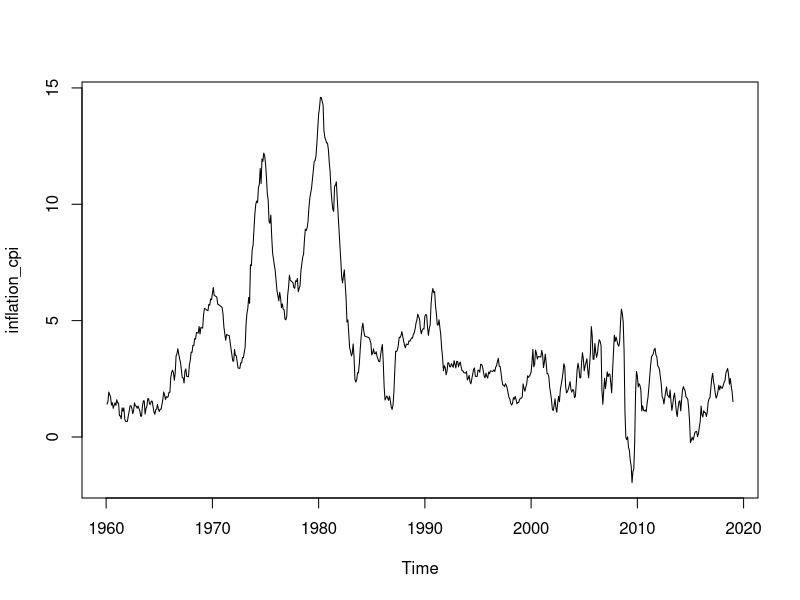
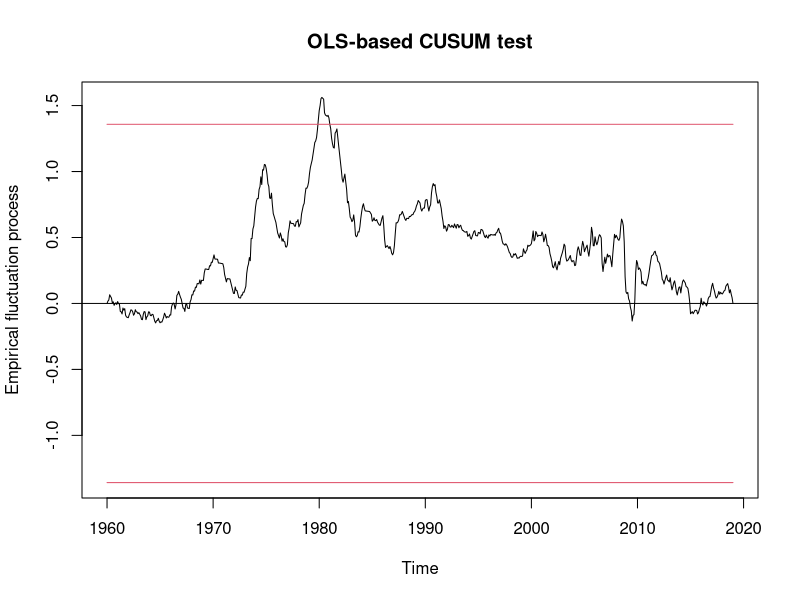
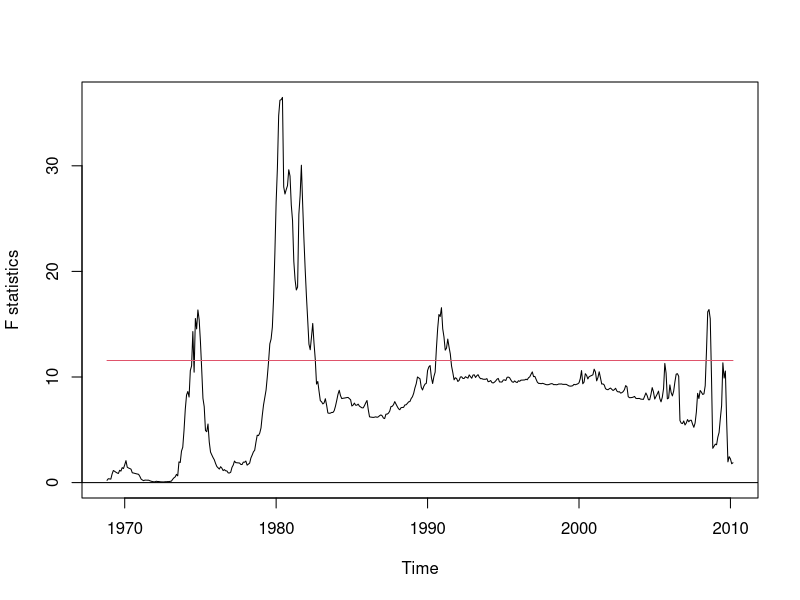
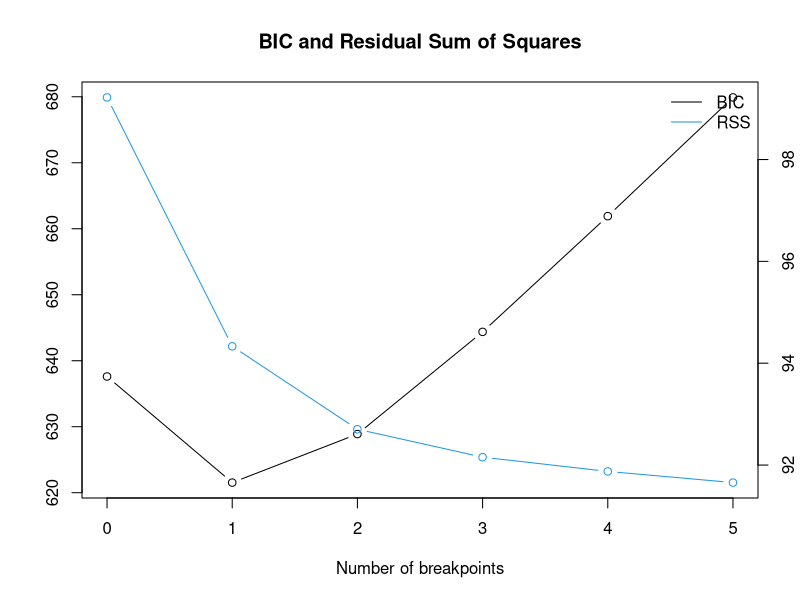
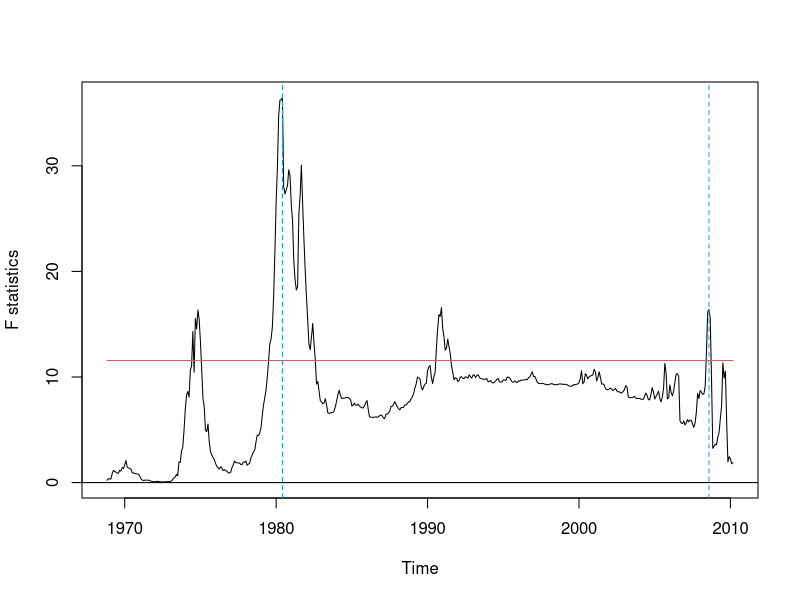
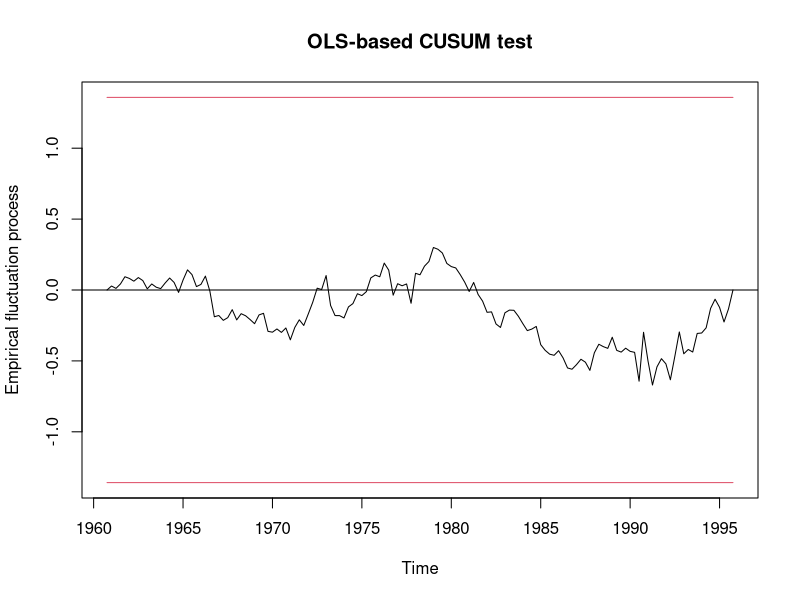
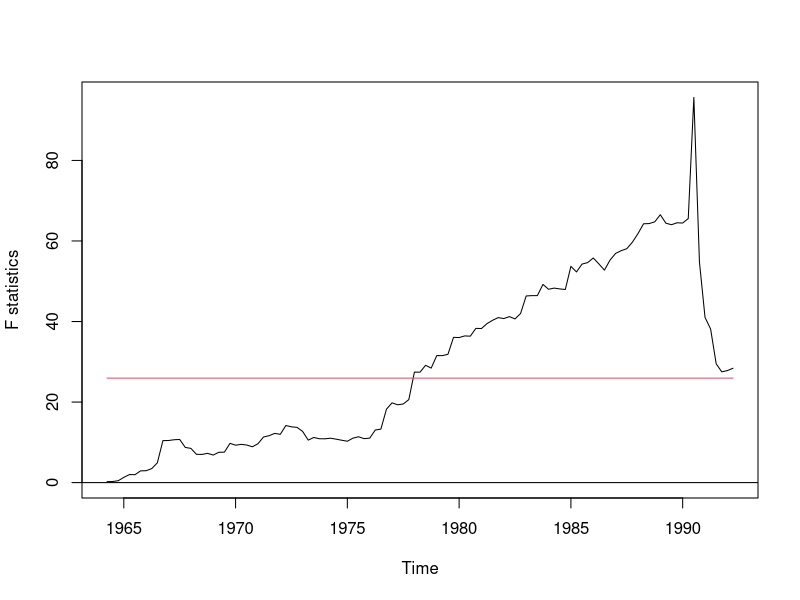
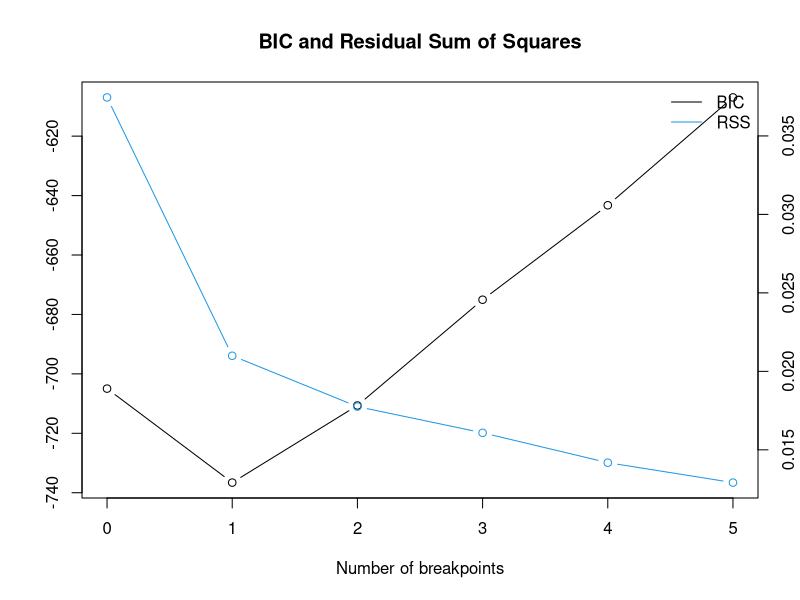

Recreate these plots in R, in order.
#structural break
setwd("D:/OnlineDrive/OneDrive/Study/21.2019 Spring/Macro Econometrics/Class Codes")
library(strucchange)

##Detecting structural break in dynamics of US inflation
infl=read.csv("inflation_cpi.csv",header=TRUE)
infl=na.omit(infl)#returns the object with incomplete cases removed

infl.ts=ts(data=infl,start=c(1960,2),frequency=12)
inflation_cpi=infl.ts[,2]
plot(inflation_cpi)
lag=infl.ts[,3]
infl.mod=inflation_cpi~lag

##CUSUM STAT
ols.infl=efp(infl.mod, data = infl.ts, type = "OLS-CUSUM")
  #CUSUM estimate the model recursively, should converge to a constant as we 
    #increase the sample size CUSUM(cummulative sum of standardized residual)

plot(ols.infl)

##SUP-F STATISTIC
infl.fs=Fstats(infl.mod, data = infl.ts, from = 0.15)
plot(infl.fs)
  #evidence from both tests showing a break around 1980, when inflation rate falls
sctest(infl.fs) ##structural break test for null of no break

##BAI-PERRON BREAKPOINT TEST
bp.infl=breakpoints(infl.mod, data = infl.ts,h=0.15)
summary(bp.infl)
coef(bp.infl)
plot(bp.infl)


plot(infl.fs)
lines(breakpoints(bp.infl, breaks = 1), col = 3)

lines(breakpoints(bp.infl, breaks = 2), col = 4)
  #this code will show the breaks on the graph
AIC(bp.infl)
  #AIC is minimized at 2 breaks, 2nd one is the great recession

ci.infl=confint(bp.infl, breaks = 1)
ci.infl

###MONEY DEMAND MODEL IN GERMANY
data("GermanM1")

## Money demand model
M1.model <- dm ~ dy2 + dR + dR1 + dp + ecm.res + season
## historical tests
ols.m1=efp(M1.model, data = GermanM1, type = "OLS-CUSUM")
plot(ols.m1)

fs.m1=Fstats(M1.model, data = GermanM1, from = 0.1)
plot(fs.m1)
sctest(fs.m1)
  #** f statistics shows evidence there is a break at around 1990
## dating
bp.m1=breakpoints(M1.model, data = GermanM1)
summary(bp.m1)
plot(bp.m1)
  # we use CUSUM as 1st pass, it gives us an idea of what to expect
plot(fs.m1)
lines(confint(bp.m1))
coef(bp.m1)
